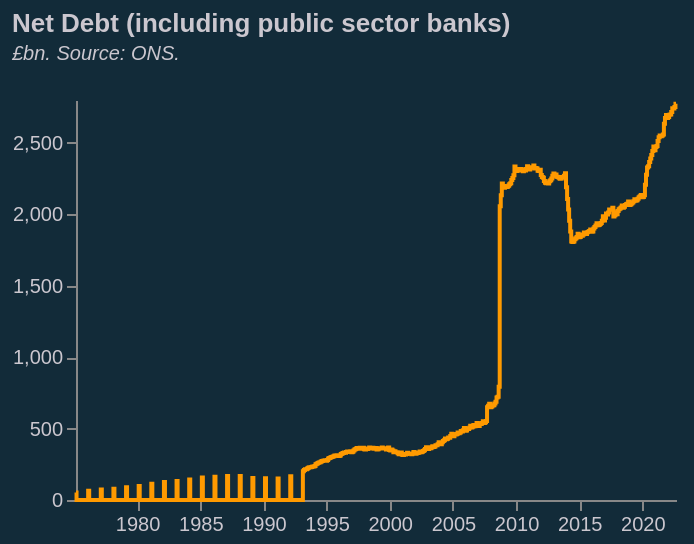

The specification (Vega-Lite) saved for this image:
### Vega-Lite specification from a JSON file in a GitHub repository (floating-point values rounded to 4 significant figures; data arrays with more than 128 entries replaced by an {"elided": "..."} marker saying what was removed)
{"$schema": "https://vega.github.io/schema/vega-lite/v5.json", "title": {"text": "Net Debt (including public sector banks)", "subtitle": ["£bn. Source: ONS.", ""], "subtitleFontStyle": "italic", "subtitleFontSize": 10, "anchor": "start", "color": "#cbc7cf", "subtitleColor": "#cbc7cf"}, "width": 300, "height": 200, "config": {"background": "#122b39", "view": {"stroke": "transparent"}}, "data": {"values": {"elided": "571 records"}, "format": {"parse": {"date": "date"}}}, "mark": {"type": "line", "color": "#ff9a00", "interpolate": "step", "width": 10, "strokeWidth": 2, "opacity": 1}, "encoding": {"x": {"field": "date", "type": "temporal", "title": null, "axis": {"grid": false, "labelColor": "#cbc7cf"}}, "y": {"field": "value", "type": "quantitative", "title": null, "axis": {"grid": false, "labelColor": "#cbc7cf"}}}}
